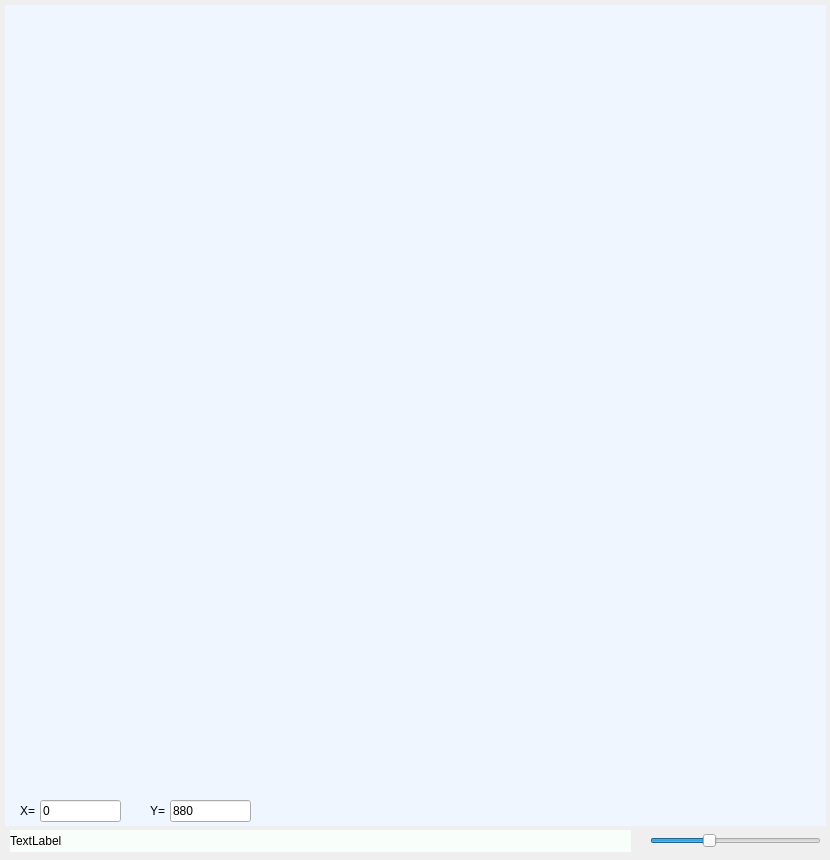
<?xml version="1.0" encoding="UTF-8"?>
<ui version="4.0">
 <class>fmView</class>
 <widget class="QDialog" name="fmView">
  <property name="geometry">
   <rect>
    <x>0</x>
    <y>0</y>
    <width>830</width>
    <height>860</height>
   </rect>
  </property>
  <property name="windowTitle">
   <string>ViewPicture</string>
  </property>
  <widget class="QLabel" name="labelMain">
   <property name="geometry">
    <rect>
     <x>5</x>
     <y>5</y>
     <width>821</width>
     <height>821</height>
    </rect>
   </property>
   <property name="styleSheet">
    <string notr="true">background-color: rgb(239, 246, 255);</string>
   </property>
   <property name="text">
    <string/>
   </property>
   <property name="alignment">
    <set>Qt::AlignCenter</set>
   </property>
  </widget>
  <widget class="QLabel" name="labelInfo">
   <property name="geometry">
    <rect>
     <x>10</x>
     <y>830</y>
     <width>621</width>
     <height>22</height>
    </rect>
   </property>
   <property name="styleSheet">
    <string notr="true">background-color: rgb(248, 255, 250);</string>
   </property>
   <property name="text">
    <string>TextLabel</string>
   </property>
  </widget>
  <widget class="QSlider" name="horizontalSliderScale">
   <property name="geometry">
    <rect>
     <x>650</x>
     <y>830</y>
     <width>171</width>
     <height>22</height>
    </rect>
   </property>
   <property name="minimum">
    <number>410</number>
   </property>
   <property name="maximum">
    <number>1640</number>
   </property>
   <property name="value">
    <number>821</number>
   </property>
   <property name="orientation">
    <enum>Qt::Horizontal</enum>
   </property>
  </widget>
  <widget class="QLineEdit" name="lineEditX">
   <property name="geometry">
    <rect>
     <x>40</x>
     <y>800</y>
     <width>81</width>
     <height>22</height>
    </rect>
   </property>
   <property name="text">
    <string>0</string>
   </property>
  </widget>
  <widget class="QLineEdit" name="lineEditY">
   <property name="geometry">
    <rect>
     <x>170</x>
     <y>800</y>
     <width>81</width>
     <height>22</height>
    </rect>
   </property>
   <property name="text">
    <string>880</string>
   </property>
  </widget>
  <widget class="QLabel" name="labelXCaption">
   <property name="geometry">
    <rect>
     <x>20</x>
     <y>800</y>
     <width>21</width>
     <height>22</height>
    </rect>
   </property>
   <property name="text">
    <string>X=</string>
   </property>
  </widget>
  <widget class="QLabel" name="labelXCaption_2">
   <property name="geometry">
    <rect>
     <x>150</x>
     <y>800</y>
     <width>21</width>
     <height>22</height>
    </rect>
   </property>
   <property name="text">
    <string>Y=</string>
   </property>
  </widget>
 </widget>
 <resources/>
 <connections/>
</ui>
